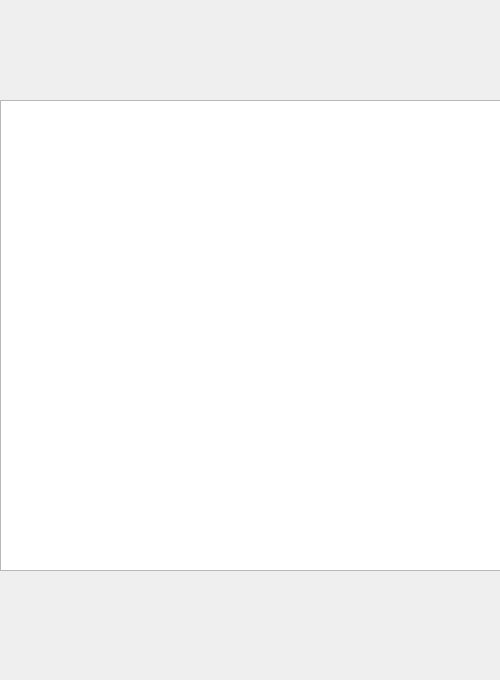
<?xml version="1.0" encoding="UTF-8"?>
<ui version="4.0">
 <class>DialogShowLyrics</class>
 <widget class="QDialog" name="DialogShowLyrics">
  <property name="geometry">
   <rect>
    <x>0</x>
    <y>0</y>
    <width>500</width>
    <height>680</height>
   </rect>
  </property>
  <property name="minimumSize">
   <size>
    <width>500</width>
    <height>680</height>
   </size>
  </property>
  <property name="maximumSize">
   <size>
    <width>500</width>
    <height>680</height>
   </size>
  </property>
  <property name="windowTitle">
   <string>歌词显示</string>
  </property>
  <property name="windowIcon">
   <iconset resource="icon.qrc">
    <normaloff>:/musicPlayer/icon/icon/lyrics.svg</normaloff>:/musicPlayer/icon/icon/lyrics.svg</iconset>
  </property>
  <widget class="QListWidget" name="listWidget">
   <property name="geometry">
    <rect>
     <x>0</x>
     <y>100</y>
     <width>501</width>
     <height>471</height>
    </rect>
   </property>
  </widget>
 </widget>
 <resources>
  <include location="icon.qrc"/>
 </resources>
 <connections/>
</ui>
